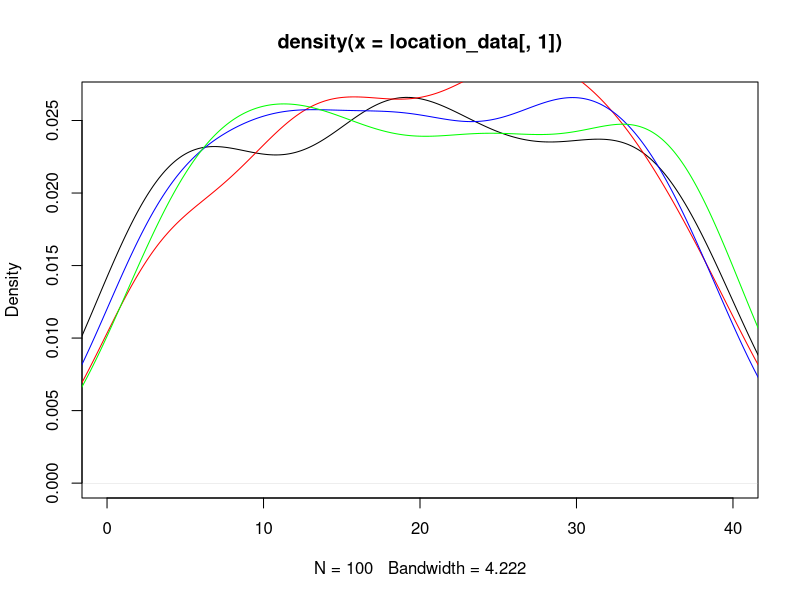
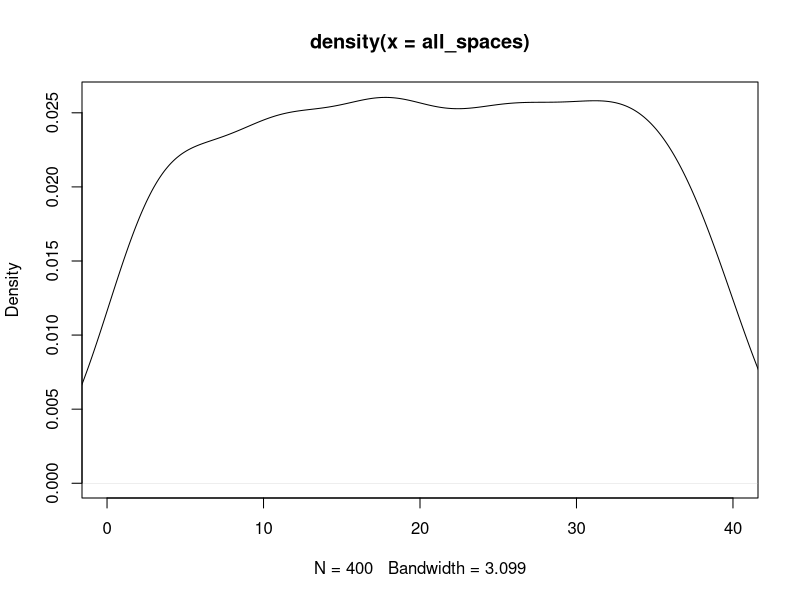

R code for these plots, in order: (Note: this script raises an error after producing the figures.)
## ---- chunk 1
knitr::opts_chunk$set(echo = TRUE)
## ---- chunk 2
#libraries
library(dplyr)
library(ggplot2)
## ---- chunk 3
#Kayleigh
##LET'S GET MOVING

monopolyBoard <- read.csv("MonopolyBoard.csv", header = T)
monopolyBoard

# Using dice rolls to determine where a player will land on the board
#input: "location"; a number 1-40; where the player is on the board
#output: the amount of spaces the player will move until they are on their new location

#note that this is only accounting for standard dice rolls, no special rules yet...

lets_move = function(location) {
  dice_roll_1 <- sample(1:6, 1, replace = TRUE)
  dice_roll_2 <- sample(1:6, 1, replace = TRUE)
  
  roll_total <- sum(dice_roll_1, dice_roll_2)
  roll_double <- dice_roll_1 == dice_roll_2
  
    location = location + roll_total
    
  if (location <= 40) {
    location = location
  } else {
    location = location - 40
  }
  
  space = monopolyBoard$name[monopolyBoard$spaces == location]
  
  print("You're moving forward...")
  print(roll_total)
  
  print("You're on space...")
  print(location)
  
  #print(space) #This prints out the name of the space that they land on. 
}

#testers
lets_move(1)
lets_move(25)
lets_move(38)
lets_move(40)



#A function to move players around the board and to play Monopoly!
#input: "turns"; the amount of turns we should take
#output: a player's new location on the board

lets_play = function(turns) {
  location = 1
  print("Starting Location: GO!")
  for (i in 1:turns) {
    location = lets_move(location)
  }
  print("You've landed on...")
  return(location)
}



lets_play(10) #tester #in this example if you look at a reference monopoly board and "walk" your way around the board with each move being the number in each output, you'll land on the space on the board corresponding to the final output (when counting "GO" as 1 and/or 40) 

#testers 
#"lets_move" and "lets_play" have both been edited to print out phrases for each roll and move to make it easier to determine how the player is moving. 
#"You're moving forward..." gives the player's roll
#"You're on space..." is the players position after 1 turn/"lets_move"
  # Later try to switch this print statement to the name of the spot that the player is on 
#"You've landed on..." gives the final location after running "lets_play" for "x" turns.
  # Later try to switch this print statement to the name of the spot that the player is on 

lets_play(3)
lets_play(10)

## ---- chunk 4
##DOUBLE DOWN

##WORK IN PROGRESS

#A function using dice rolls to determine how many spaces a player will move with the additional rules for "doubles" in Monopoly
#input: "location"; a number 1-40 where the player is on the board
#outut: the number of spaces the player will move on the board, with the special case of rolling three "doubles" and landing in jail
double_down = function(location) {
  dice_roll_1 <- sample(1:6, 1, replace = TRUE)
  dice_roll_2 <- sample(1:6, 1, replace = TRUE)
  
  roll_total <- sum(dice_roll_1, dice_roll_2)
  roll_double <- dice_roll_1 == dice_roll_2
  
  print("roll was")
  print(roll_total)
    
  if (roll_double) {
    
    dice_roll_3 <- sample(1:6, 1, replace = TRUE)
    dice_roll_4 <- sample(1:6, 1, replace = TRUE)
    
    roll_total_2 <- sum(dice_roll_3, dice_roll_4)
    roll_double_2 <- dice_roll_3 == dice_roll_4
    
    print("roll double was")
    print(roll_total_2)

    
    if (roll_double_2) {
      dice_roll_5 <- sample(1:6, 1, replace = TRUE)
      dice_roll_6 <- sample(1:6, 1, replace = TRUE)
      
      roll_total_3 <- sum(dice_roll_5, dice_roll_6)
      roll_double_3 <- dice_roll_5 == dice_roll_6
      
      print("roll double was")
      print(roll_total_3)
      
      if (roll_double_3) {
        location = 11 #Jail
        print("doubles, doubles, doubles")
        print("You're going to JAIL!")
        
      } else {
        location = location + roll_total + roll_total_2 + roll_total_3
        print("doubles, doubles, not doubles")
        print("You're moving forward...")
        print(roll_total + roll_total_2 + roll_total_3)
      }
    } else {
      location = location + roll_total + roll_total_2
      print("doubles, not doubles")
      print("You're moving forward...")
      print(roll_total+roll_total_2)
    }
  } else {
    location = location + roll_total
    print("no doubles")
    print("You're moving forward...")
    print(roll_total)
  }

    
  if (location <= 40) {
    location = location
  } else {
    location = location - 40
  }

  
  print("You're on space...")
  print(location)
}

double_down(1)
#text out in the function is kinda funky right but it's just to make sure its working right
#In final version switch all dice rolls to sample(1:6,...)

## ---- chunk 5
##CHANCE AND COMMUNITY CHEST CARDS
Card_Numbers <- c(1, 2, 3, 4, 5, 6, 7, 8, 9, 10, 11, 12, 13, 14, 15, 16)

Chance_Cards <- c("Advance to Boardwalk", "Advance to Go (Collect $200)", "Advance to Illinois Avenue. If you pass Go, collect $200", "Advance to St. Charles Place. If you pass Go, collect $200", "Advance to the nearest Railroad. If unowned, you may buy it from the Bank. If owned, pay owner twice the rental to which they are otherwise entitled", "Advance to the nearest Railroad. If unowned, you may buy it from the Bank. If owned, pay owner twice the rental to which they are otherwise entitled", "Advance token to nearest Utility. If unowned, you may buy it from the Bank. If owned, throw dice and pay owner a total ten times amount thrown", "Bank pays you dividend of $50", "Get Out of Jail Free", "Go Back 3 Spaces", "Go to Jail. Go directly to Jail, do not pass Go, do not collect $200", "Make general repairs on all your property. For each house pay $25. For each hotel pay $100", "Speeding fine $15", "Take a trip to Reading Railroad. If you pass Go, collect $200", "You have been elected Chairman of the Board. Pay each player $50", "Your building loan matures. Collect $150")

Chance <- data.frame(Chance_Cards, Card_Numbers)
Chance
##Chance cards to move a player to a new space:
  #1 -> Advance to Boardwalk (space 40)
  #2 -> Advance to Go (space 1)
  #3 -> Advance to Illinois Avenue (space 25)
  #4 -> Advance to St. Charles Place (space 12)
  #5 -> Advance to nearest Railroad (space(s) 6, 16, 26, 36)
  #6 -> Advance to nearest Railraod (space(s) 6, 16, 26, 36)
  #7 -> Advance to nearest Utility (space(s) 13, 29)
  #11 -> Go to Jail (space 11)
  #14 -> Take a trip to Reading Railroad (space 6)

Community_Chest_Cards <- c("Advance to Go (Collect $200)", "Bank error in your favor. Collect $200", "Doctor’s fee. Pay $50", "From sale of stock you get $50", "Get Out of Jail Free", "Go to Jail. Go directly to jail, do not pass Go, do not collect $200", "Holiday fund matures. Receive $100", "Income tax refund. Collect $20", "It is your birthday. Collect $10 from every player", "Life insurance matures. Collect $100", "Pay hospital fees of $100", "Pay school fees of $50", "Receive $25 consultancy fee", "You are assessed for street repair. $40 per house. $115 per hotel", "You have won second prize in a beauty contest. Collect $10", "You inherit $100")

Community_Chest <- data.frame(Community_Chest_Cards, Card_Numbers)
Community_Chest

##Community Chest Cards that move a player to a new space:
  #1 -> Advance to GO (space 1)
  #5 -> Go to Jail (space 11)

## ---- chunk 6
# heidi

#the function "who_goes_first" simulates the initial roll before the game begins in order to determine which player goes first
# input is a number of how many players are going to be playing
# output is the value of each players roll and the player that will start the game based on who had the highest roll
who_goes_first <- function(num_players){
  initial_rolls <- c()
  for (i in 1:num_players) {
    player_i_roll <- sum(sample(1:6, 2, replace=TRUE))
    initial_rolls <- c(initial_rolls, player_i_roll) # vector of every player's roll
    print(paste("Player", i, "rolled", player_i_roll))
  }
  cat("\n")
  if(sum(initial_rolls == max(initial_rolls)) >= 2){
    while (sum(initial_rolls == max(initial_rolls)) >= 2) { # if players tied for highest number
      tied_players <- which(initial_rolls==max(initial_rolls)) # identify which players tied
      print("It's a tie! Roll again")
      cat("\n")
      tie_breaker_rolls <- c()
      for (i in tied_players) { # tied players roll again
       player_i_roll2 <- sum(sample(1:6, 2, replace=TRUE))
       tie_breaker_rolls <- c(tie_breaker_rolls, player_i_roll2)
       print(paste("Player", i, "rolled", player_i_roll2))
      }
      initial_rolls <- tie_breaker_rolls
      highest_roll <- max(tie_breaker_rolls)
      highest_player2 <- tied_players[which(tie_breaker_rolls == highest_roll)]
    }
    cat("\n")
    print(paste("Player", highest_player2, "goes first!"))
  }
  else {
    highest_player <- which.max(initial_rolls) # who rolled the highest number
    print(paste("Player", highest_player, "goes first!"))
  }
}

who_goes_first(4) # test function

## ---- chunk 7
# Olivia
# Website for data: https://stat-jet-asu.github.io/Datasets/InstructorDescriptions/monopoly.html

monopolyBoard <- read.csv("MonopolyBoard.csv", header = T)
head(monopolyBoard)

# This section is for question number 2

# Kayleigh's lets_play function from above incorporating players and density plots
# uses lets_move function from above
# input: turns, # of turns to iterate through; players, number of players (2-4)
# output: density plot with a line for each player's frequency of spaces landed on 
# & density plot for the combined frequency of spaces landed on for all players

lets_play = function(turns, players) {
  location_data <- as.data.frame(matrix(nrow = turns, ncol = players))
  
for (j in 1:players) {
  location = 1
  
  for (i in 1:turns) {
    
    location = lets_move(location)
    location_data[i,j] <- location
    }
  }
  
  # creates density plot of frequency of landing on each space for each player
  plot(density(location_data[,1]), xlim = c(0,40), col = "black")
  
  colors <- c("red", "blue", "green")
  
  for (k in 2:players) {
  lines(density(location_data[,k]), col = colors[k-1]) # adds a density line for each player after the first
  }
  
  # creates density plot for total frequency landing on each space (all players spaces included)
  all_spaces <- as.vector(as.matrix(location_data))
  plot(density(all_spaces), xlim = c(0,40), col = "black")
}
lets_play(100, 4)

## ---- chunk 8
who_goes_first2 <- function(num_players){
  initial_rolls <- c()
  for (i in 1:num_players) {
    player_i_roll <- sum(sample(1:6, 2, replace=TRUE))
    initial_rolls <- c(initial_rolls, player_i_roll) # vector of every player's roll
#    print(paste("Player", i, "rolled", player_i_roll))
  }
  cat("\n")
  if(sum(initial_rolls == max(initial_rolls)) >= 2){
    while (sum(initial_rolls == max(initial_rolls)) >= 2) { # if players tied for highest number
      tied_players <- which(initial_rolls==max(initial_rolls)) # identify which players tied
#      print("It's a tie! Roll again")
#      cat("\n")
      tie_breaker_rolls <- c()
      for (i in tied_players) { # tied players roll again
       player_i_roll2 <- sum(sample(1:6, 2, replace=TRUE))
       tie_breaker_rolls <- c(tie_breaker_rolls, player_i_roll2)
#       print(paste("Player", i, "rolled", player_i_roll2))
      }
      initial_rolls <- tie_breaker_rolls
      highest_roll <- max(tie_breaker_rolls)
      highest_player2 <- tied_players[which(tie_breaker_rolls == highest_roll)]
    }
#    cat("\n")
#    print(paste("Player", highest_player2, "goes first!"))
  }
  else {
    highest_player <- which.max(initial_rolls) # who rolled the highest number
#    print(paste("Player", highest_player, "goes first!"))
#    return(highest_player)
  
    
  # creating player order
  player_order <- length(num_players)
  player_order[1] <- as.integer(highest_player)

 for (j in 2:num_players) {
    
  player_order[j] <- as.integer(player_order[j-1] + 1)
  if (player_order[j] > num_players) {
    player_order[j] <- 1
  }
 }
  print(player_order)
  }
  
  playerlist <- (list(highest_player, player_order))
  return(playerlist)
}

#who_goes_first2(4)

## ---- chunk 9
# Question number 3 -- including jail and double rolls

lets_move2 = function(location) {
  dice_roll_1 <- sample(1:6, 1, replace = TRUE)
  dice_roll_2 <- sample(1:6, 1, replace = TRUE)
  
  roll_total <- sum(dice_roll_1, dice_roll_2)
  roll_double <- dice_roll_1 == dice_roll_2
  
    location = location + roll_total # updates location to be previous location + roll total
    double3 = "false" # double3 is assigned "true" if the player double rolls 3x (as seen in if statement below), otherwise it is assigned "false" 
    
  # first double roll -> roll again
  if (roll_double == TRUE) {
    dice_roll_3 <- sample(1:6, 1, replace = TRUE)
    dice_roll_4 <- sample(1:6, 1, replace = TRUE)
    
    roll_total2 <- sum(dice_roll_3, dice_roll_4)
    roll_double2 <- dice_roll_3 == dice_roll_4
    
    location = location + roll_total2
    double3 = "false"
    
    # if player is at a location past 40, subtract 40 so they go back to the GO space at location "41"
    # this is included in each if statement below so that it applies if player has to roll again
    if (location <= 40) {
      location = location
    } else {
      location = location - 40
    }
     
      # second double roll -> roll again
      if (roll_double2 == TRUE) {
        dice_roll_5 <- sample(1:6, 1, replace = TRUE)
        dice_roll_6 <- sample(1:6, 1, replace = TRUE)
    
        roll_total3 <- sum(dice_roll_5, dice_roll_6)
        roll_double3 <- dice_roll_5 == dice_roll_6
    
        location = location + roll_total3
        double3 = "false"
        
        if (location <= 40) {
          location = location
        } else {
          location = location - 40
        }
        
        # third double roll -> go to jail
          if (roll_double3 == TRUE) {
            location = monopolyBoard$spaces[monopolyBoard$name == "Jail"]
            double3 = "true"
          }
      }
  }  
    
  if (location <= 40) {
    location = location
  } else {
    location = location - 40
  }
  
  listdata <- (list(location, double3)) # creates list for outputs "location" and "double3"
  # if you need to access location from this function, use lets_move2(location)[[1]]
  # if you need to access double3, use lets_move2(double3)[[2]]
  return(listdata)
  
}


# lets_play2 is currently set up to have each player go thru all their turns and then move onto the next player
# probably need to fix this for question 5

## ---- chunk 10

lets_play2 = function(turns, players) {
  
  
  location_data <- as.data.frame(matrix(nrow = turns, ncol = players)) # dataframe will keep data for locations of players for each turn
  double3data <- as.data.frame(matrix(nrow = turns, ncol = players)) # dataframe will say "true" if player double rolled 3x (which lands them in jail) and "false" if they didn't double roll 3x
  
    # puts players in order
    colnames(location_data) <- who_goes_first2(players)[[2]]
  
    location = 1 # each player starts at location 1
    location_data[1,] <- location
    double3 = 0 # initializing "double3" which will be later assigned a "true" or "false" based on if player double rolled 3x
  
    for (i in 2:turns) { # iterates through number of turns
      
        for (j in 1:players) { # rotates through each player
          
        location = lets_move2(location_data[i-1,j])[[1]] # takes location from lets_move2 function and assigns it to location
        location_data[i,j] <- as.integer(location) # puts location value into the dataframe of locations for each player
        double3data[i,j] <- lets_move2(double3)[[2]] # takes "true" or "false" value from double3 and adds it to double3data dataframe
        
      # deals with landing in jail from "go to jail" space and staying there for next 3 turns
      if (31 %in% location_data[i-1,j]) { # if you landed on 31 in the last turn (i-1 turn), you go to jail (space 11) for the ith turn
        location <- 11
        location_data[i,j] <- as.integer(location) # new location is 11
      } else if (11 %in% location_data[i-1,j] & 31 %in% location_data[i-2,j]) { # if you were on space 11 last turn AND you were on space 31 2 turns ago, you stay in jail (space 11) for turn i
        location <- 11
        location_data[i,j] <- as.integer(location)  
      } else if (11 %in% location_data[i-2,j] & 31 %in% location_data[i-3,j]) {
        location <- 11
        location_data[i,j] <- as.integer(location)
      }
        
      # landing in jail from 3x double roll and staying there for next 3 turns
      if (11 %in% location_data[i,j] & "true" %in% double3data[i-1,j]) { # if player's location is 11 (jail) and double3data is"true" (player double rolled 3x), player stays in jail. all 3 if/else if statements keep player in jail for the next 3 turns
        location <- 11
        location_data[i,j] <- as.integer(location)
      } else if (11 %in% location_data[i-1,j] & "true" %in% double3data[i-2,j]) { # 
        location <- 11
        location_data[i,j] <- as.integer(location)
      } else if (11 %in% location_data[i-2,j] & "true" %in% double3data[i-3,j]) {
        location <- 11
        location_data[i,j] <- as.integer(location)
      }
        
    }
  }
  print(location_data)
  
  # creates density plot of frequency of landing on each space for each player
  plot(density(location_data[,1]), xlim = c(0,40), col = "black")
  
  colors <- c("red", "blue", "green")
  
  for (k in 2:players) {
    lines(density(location_data[,k]), col = colors[k-1]) # adds a density line for each player after the first
  }
  
  # creates density plot for total frequency landing on each space (all players spaces included)
  all_spaces <- as.vector(as.matrix(location_data))
  plot(density(all_spaces), xlim = c(0,40), col = "black")
  
}
 
lets_play2(10, 3)

location_data

# how should we go about recording spaces landed on when double rolls occur?

## ---- chunk 11
# olivia (ignore this its a work in progress)
# Figure out how to have players pay and recieve money from landing on chance and community chest spaces

     if(draw_card == 5){
        if(location >= 37 && location <= 5){
              location = 6
              
              
            } else if (location >= 6 && location <= 15){
                location = 16
              } else {
                if(location >= 16 && location <= 25){
                  location = 26
                } else {
                  location = 36
                }
              }
            }
  
    if(draw_card == 6){
        if(location >= 37 && location <= 5){
              location = 6
            } else {
              if (location >= 6 && location <= 15){
                location = 16
              } else {
                if(location >= 16 && location <= 25){
                  location = 26
                } else {
                  location = 36
                }
              }
            }
    }

#################



##########

# replaces NAs in rent_0 column with 0s
monopolyBoard$rent_0[is.na(monopolyBoard$rent_0) == TRUE] <- as.integer(0)

lets_play_idk = function(turns, players) {
  
  location_data <- as.data.frame(matrix(nrow = turns, ncol = players))
  double3data <- as.data.frame(matrix(nrow = turns, ncol = players))
  player_bank_data <- data.frame(matrix(nrow = 2, ncol = players))
  
    colnames(location_data) <- who_goes_first2(players)[[2]]
  
    location = 1
    location_data[1,] <- location
    double3 = 0
  
    for (i in 2:turns) {
      
        for (j in 1:players) {
          
        location = lets_move3(location_data[i-1,j])[[1]]
        location_data[i,j] <- as.integer(location)
        double3data[i,j] <- lets_move3(double3)[[2]]
        
      # deals with landing in jail from "go to jail" space and staying there for next 3 turns
      if (31 %in% location_data[i-1,j]) { # if you land on 31 (go to jail), next location is in jail (space 11)
        location <- 11
        location_data[i,j] <- as.integer(location)
      } else if (11 %in% location_data[i-1,j] & 31 %in% location_data[i-2,j]) {
        location <- 11
        location_data[i,j] <- as.integer(location)
      } else if (11 %in% location_data[i-2,j] & 31 %in% location_data[i-3,j]) {
        location <- 11
        location_data[i,j] <- as.integer(location)
      }
        
      # landing in jail from 3x double roll and staying there for next 3 turns
      if (11 %in% location_data[i,j] & "true" %in% double3data[i-1,j]) { # "true" means player double rolled 3x -> jail
        location <- 11
        location_data[i,j] <- as.integer(location)
      } else if (11 %in% location_data[i-1,j] & "true" %in% double3data[i-2,j]) { # 
        location <- 11
        location_data[i,j] <- as.integer(location)
      } else if (11 %in% location_data[i-2,j] & "true" %in% double3data[i-3,j]) {
        location <- 11
        location_data[i,j] <- as.integer(location)
      }

        
      # updating banks when players land on each others properties
      if(location %in% c(2, 4, 6, 7, 9, 10, 12, 13, 14, 15, 16, 17, 19, 20, 22, 24, 25, 26, 27, 28, 29, 30, 32, 33, 35, 36, 38, 40)) {
            
      location = location
      spot <- which(Property_Statuses$Space == location)
      cost <- which(monopolyBoard$spaces == location)
      owned_by_player <- Property_Statuses$Owned_By_Player[spot]
        
      The_Players$Player_Bank[owned_by_player] <- The_Players$Player_Bank[owned_by_player] + monopolyBoard$rent_0[cost]
      The_Players$Player_Bank[j] <- The_Players$Player_Bank[j] - monopolyBoard$rent_0[cost]
          }
    }
  }
  print(location_data)
  print(double3data)
  print(The_Players)
  
  # creates density plot of frequency of landing on each space for each player
  plot(density(location_data[,1]), xlim = c(0,40), col = "black")
  
  plot(location_data[,1], xlim= c(0,40), col="black", type="h", xlab="Spaces", ylab="Frequency", main="Frequency of Landing on Each Space for Each Player")
  
  colors <- c("red", "blue", "green")
  
  for (k in 2:players) {
    lines(density(location_data[,k]), col = colors[k-1]) # adds a density line for each player after the first
  }
  
  # creates density plot for total frequency landing on each space (all players spaces included)
  all_spaces <- as.vector(as.matrix(location_data))
  plot(density(all_spaces), xlim = c(0,40), col = "black")
 
}

lets_play_idk(10, 4)

## ---- chunk 12
#4 - Kayleigh and Maddie 
#Chance - spaces 8, 23, 37
#Community Chest - spaces 3, 18, 34
Chance

Drawing_Chance = function(location) {
  location = location
  draw_card <- sample(1:16, 1, replace = TRUE)
  player_card <- Chance$Chance_Cards[draw_card]
  print(player_card)

  
      if(draw_card == 1) {
        location = 1
      }
      
      if(draw_card == 2) {
        location = 1
      }
      
      if(draw_card == 3) {
        location = 25
      }
  
      if(draw_card == 4){
        location = 12
      }
  
      if(draw_card == 5){
        if(location >= 37 && location <= 5){
              location = 6
            } else {
              if (location >= 6 && location <= 15){
                location = 16
              } else {
                if(location >= 16 && location <= 25){
                  location = 26
                } else {
                  location = 36
                }
              }
            }
    }
  
    if(draw_card == 6){
        if(location >= 37 && location <= 5){
              location = 6
            } else {
              if (location >= 6 && location <= 15){
                location = 16
              } else {
                if(location >= 16 && location <= 25){
                  location = 26
                } else {
                  location = 36
                }
              }
            }
    }
  
    if(draw_card == 7){
        if(location >= 29 && location <= 12){
              location = 13
            } else {
              location = 29
    }
  }
  
    if(draw_card == 11) {
      location = 11
    }
  
    if(draw_card == 14) {
      location = 6
    }
  
    if(draw_card == 10) {
      location = location - 3
    }
  
    location = location
    return(location)
}

Drawing_Chance(8)
Drawing_Chance(23)
Drawing_Chance(37)

Drawing_Community_Chest = function(location) {
  location = location
  draw_card_chest <- sample(1:16, 1, replace = TRUE)
  player_card_chest <- Community_Chest$Community_Chest_Cards[draw_card_chest]
  print(player_card_chest)
  print(location)
  
  if (draw_card_chest == 1) {
    location = 1
  } else {
    if (draw_card_chest == 6) {
    location = 11
    } else {
      location = location
    }
  
  }
  
  location = location 
  return(location)
}

Drawing_Community_Chest(3)
Drawing_Community_Chest(18)
Drawing_Community_Chest(34)

lets_move3 = function(location) {
  dice_roll_1 <- sample(1:6, 1, replace = TRUE)
  dice_roll_2 <- sample(1:6, 1, replace = TRUE)
  
  roll_total <- sum(dice_roll_1, dice_roll_2)
  roll_double <- dice_roll_1 == dice_roll_2
  
    location = location + roll_total
    double3 = "false"
  
  print("your roll total is...")
  print(roll_total)

  if (location <= 40) {
      location = location
  } else {
      location = location - 40
  }
   
  print("your location is...")
  print(location)
  
  if(location == 8 || location == 23 || location == 27) {
    location = Drawing_Chance(location)
    print("your location is...")
    print(location)
  }
  
  if(location == 3 || location == 18 || location == 34) {
    location = Drawing_Community_Chest(location)
    print("your location is...")
    print(location)
  }
    
  # first double roll -> roll again
  if (roll_double == TRUE) {
    dice_roll_3 <- sample(1:6, 1, replace = TRUE)
    dice_roll_4 <- sample(1:6, 1, replace = TRUE)
    
    roll_total2 <- sum(dice_roll_3, dice_roll_4)
    roll_double2 <- dice_roll_3 == dice_roll_4
    
    location = location + roll_total2
    double3 = "false"
    print("1 double")
    
    if (location <= 40) {
      location = location
    } else {
      location = location - 40
    }
    
    
    if(location == 8 || location == 23 || location == 27) {
    location = Drawing_Chance(location)
    }
  
  if(location == 3 || location == 18 || location == 34) {
    location = Drawing_Community_Chest(location)
    }
     
      # second double roll -> roll again
      if (roll_double2 == TRUE) {
        dice_roll_5 <- sample(1:6, 1, replace = TRUE)
        dice_roll_6 <- sample(1:6, 1, replace = TRUE)
    
        roll_total3 <- sum(dice_roll_5, dice_roll_6)
        roll_double3 <- dice_roll_5 == dice_roll_6
    
        location = location + roll_total3
        double3 = "false"
        print("2 doubles")
        
        if (location <= 40) {
          location = location
        } else {
          location = location - 40
        }
        
        if(location == 8 || location == 23 || location == 27) {
          location = Drawing_Chance(location)
        }
  
        if(location == 3 || location == 18 || location == 34) {
          location = Drawing_Community_Chest(location)
         
        }
        
        # third double roll -> go to jail
          if (roll_double3 == TRUE) {
            location = monopolyBoard$spaces[monopolyBoard$name == "Jail"]
            double3 = "true"
            print("three doubles")
          }
      }
  }  
   
  location = location 
  
  print("your location is...")
  print(location)
  listdata <- (list(location, double3))
  return(listdata)
  
}

lets_move3(1)


lets_play3 = function(turns, players) {
  
  location_data <- as.data.frame(matrix(nrow = turns, ncol = players))
  double3data <- as.data.frame(matrix(nrow = turns, ncol = players))
  
    colnames(location_data) <- who_goes_first2(players)[[2]]
  
    location = 1
    location_data[1,] <- location
    double3 = 0
  
    for (i in 2:turns) {
      
        for (j in 1:players) {
          
        location = lets_move3(location_data[i-1,j])[[1]]
        location_data[i,j] <- as.integer(location)
        double3data[i,j] <- lets_move3(double3)[[2]]
        
      # deals with landing in jail from "go to jail" space and staying there for next 3 turns
      if (31 %in% location_data[i-1,j]) { # if you land on 31 (go to jail), next location is in jail (space 11)
        location <- 11
        location_data[i,j] <- as.integer(location)
      } else if (11 %in% location_data[i-1,j] & 31 %in% location_data[i-2,j]) {
        location <- 11
        location_data[i,j] <- as.integer(location)
      } else if (11 %in% location_data[i-2,j] & 31 %in% location_data[i-3,j]) {
        location <- 11
        location_data[i,j] <- as.integer(location)
      }
        
      # landing in jail from 3x double roll and staying there for next 3 turns
      if (11 %in% location_data[i,j] & "true" %in% double3data[i-1,j]) { # "true" means player double rolled 3x -> jail
        location <- 11
        location_data[i,j] <- as.integer(location)
      } else if (11 %in% location_data[i-1,j] & "true" %in% double3data[i-2,j]) { # 
        location <- 11
        location_data[i,j] <- as.integer(location)
      } else if (11 %in% location_data[i-2,j] & "true" %in% double3data[i-3,j]) {
        location <- 11
        location_data[i,j] <- as.integer(location)
      }
        
    }
  }
  print(location_data)
  print(double3data)


  
  # creates density plot of frequency of landing on each space for each player
  plot(density(location_data[,1]), xlim = c(0,40), col = "black")
  
  plot(location_data[,1], xlim= c(0,40), col="black", type="h", xlab="Spaces", ylab="Frequency", main="Frequency of Landing on Each Space for Each Player")
  
  colors <- c("red", "blue", "green")
  
  for (k in 2:players) {
    lines(density(location_data[,k]), col = colors[k-1]) # adds a density line for each player after the first
  }
  
  # creates density plot for total frequency landing on each space (all players spaces included)
  all_spaces <- as.vector(as.matrix(location_data))
  plot(density(all_spaces), xlim = c(0,40), col = "black")
  
}


lets_play3(100, 4)

## ---- chunk 13

#use lets_move2 for freq plot

 
## ---- chunk 14
#hello
dice_roll <- sum(sample(1:6, 2, replace = TRUE))
dice_roll

Drawing_Chance = function(location) {
  location = location
  draw_card <- sample(1:16, 1, replace = TRUE)
  player_card <- Chance$Chance_Cards[draw_card]
  print(player_card)

  
      if(draw_card == 1) {
        location = 1
      }
      
      if(draw_card == 2) {
        location = 1
        Player_Bank = Player_Bank + 200
      }
      
      if(draw_card == 3) {
        if(location > 25){
          Player_Bank = Player_Bank + 200
        }else{
          Player_Bank = Player_Bank
    }
        location = 25
      }
  
      if(draw_card == 4){
        if(location > 13 ){
          Player_Bank = Player_Bank + 200
        }else{
          Player_Bank = Player_Bank
    }
        location = 12
      }
  
      if(draw_card == 5){
        if(location >= 37 && location <= 5){
              location = 6
            } else {
              if (location >= 6 && location <= 15){
                location = 16
              } else {
                if(location >= 16 && location <= 25){
                  location = 26
                } else {
                  location = 36
                }
              }
            }
    }
  
    if(draw_card == 6){
        if(location >= 37 && location <= 5){
              location = 6
            } else {
              if (location >= 6 && location <= 15){
                location = 16
              } else {
                if(location >= 16 && location <= 25){
                  location = 26
                } else {
                  location = 36
                }
              }
            }
    }
  
    if(draw_card == 7){
        if(location >= 29 && location <= 12){
              location = 13
            } else {
              location = 29
    }
    }
  
    if(draw_card == 8){
      Player_Bank = Player_Bank + 50
    }
  
    if(draw_card == 10) {
      location = location - 3
    }
  
    if(draw_card == 11) {
      location = 11
    }
  
    if(draw_card == 13){
      Player_Bank = Player_Bank - 15
    }
  
    if(draw_card == 14) {
      if(location > 6){
        Player_Bank = Player_Bank + 200
      }else{
        Player_Bank = Player_Bank
    }
      location = 6
    }
  
    if(draw_card == 16){
      Player_Bank = Player_Bank + 150
    }
  
   
    location = location
    return(location)
}

Drawing_Community_Chest = function(location) {
  location = location
  draw_card_chest <- sample(1:16, 1, replace = TRUE)
  player_card_chest <- Community_Chest$Community_Chest_Cards[draw_card_chest]
  print(player_card_chest)
  print(location)
  
  
  if (draw_card_chest == 1) {
    location = 1
    Player_Bank = Player_Bank + 200
  }
  
  #Bank error in your favor. Collect $200
  if(draw_card_chest == 2){
    Player_Bank = Player_Bank + 200
  }
  
  #Doctor’s fee. Pay $50
  if(draw_card_chest == 3){
    Player_Bank = Player_Bank - 50
  }
  
  #From sale of stock you get $50
  if(draw_card_chest == 4){
    Player_Bank = Player_Bank + 50
  }
  
  if(draw_card_chest == 6) {
    location = 11
  }
  
  #Holiday fund matures. Receive $100
  if(draw_card_chest == 7){
    Player_Bank = Player_Bank + 100
  }
  
  #Income tax refund. Collect $20
  if(draw_card_chest == 8){
    Player_Bank = Player_Bank + 20
  }
  
  #Life insurance matures. Collect $100
  if(draw_card_chest == 10){
    Player_Bank = Player_Bank + 100
  }
  
  #Pay hospital fees of $100
  if(draw_card_chest == 11){
    Player_Bank = Player_Bank - 100
  }
  
  #Pay school fees of $50
  if(draw_card_chest == 12){
    Player_Bank = Player_Bank - 50
  }
  
  #Receive $25 consultancy fee
  if(draw_card_chest == 13){
    Player_Bank = Player_Bank + 25
  }
  
  #You have won second prize in a beauty contest. Collect $10
  if(draw_card_chest == 15){
    Player_Bank = Player_Bank + 10
  }
  
  #You inherit $100
  if(draw_card_chest == 16){
    Player_Bank = Player_Bank + 100
  }
  
  location = location 
  return(location)
}

Drawing_Community_Chest(10) # test

Chance
Community_Chest
## ---- chunk 15
library(tidyverse)
## ---- chunk 16
Players <- c("Player 1", "Player 2", "Player 3", "Player 4")
Player_Bank <- c(1250, 1250, 1250, 1250)
The_Players <- data.frame(Players, Player_Bank)

Property <- c("Mediterranean", "Baltic", "Reading Railroad", "Oriental", "Vermot", "Connecticut", "St. Charles", "Electric Company", "States", "Virginia", "Pennsylvania Railroad", "St. James", "Tennessee", "New York", "Kentucky", "Indiana", "Illinios", "B&O Railroad", "Atlantic", "Ventnor", "Water Works", "Marvin Gardens", "Pacific", "N. Carolina", "Pennsylvania", "Short Line Railroad", "Park Place", "Boardwalk")
Owned_By_Player <- sample(1:4, 28, replace = TRUE)
Space <- c(2, 4, 6, 7, 9, 10, 12, 13, 14, 15, 16, 17, 19, 20, 22, 24, 25, 26, 27, 28, 29, 30, 32, 33, 35, 36, 38, 40)
Property_Statuses <- data.frame(Property, Space, Owned_By_Player)
Property_Statuses

lets_move3 = function(location) {
  dice_roll_1 <- sample(1:6, 1, replace = TRUE)
  dice_roll_2 <- sample(1:6, 1, replace = TRUE)
  
  roll_total <- sum(dice_roll_1, dice_roll_2)
  roll_double <- dice_roll_1 == dice_roll_2
  
    location = location + roll_total
    double3 = "false"


  if (location <= 40) {
      location = location
  } else {
      location = location - 40
  }

  if(location == 8 || location == 23 || location == 27) {
    location = Drawing_Chance(location)

  }
  
  if(location == 3 || location == 18 || location == 34) {
    location = Drawing_Community_Chest(location)

  }

  # first double roll -> roll again
  if (roll_double == TRUE) {
    dice_roll_3 <- sample(1:6, 1, replace = TRUE)
    dice_roll_4 <- sample(1:6, 1, replace = TRUE)
    
    roll_total2 <- sum(dice_roll_3, dice_roll_4)
    roll_double2 <- dice_roll_3 == dice_roll_4
    
    location = location + roll_total2
    double3 = "false"

    
    if (location <= 40) {
      location = location
    } else {
      location = location - 40
    }
    
    
    if(location == 8 || location == 23 || location == 27) {
    location = Drawing_Chance(location)
    }
  
  if(location == 3 || location == 18 || location == 34) {
    location = Drawing_Community_Chest(location)
    }
    
      # second double roll -> roll again
      if (roll_double2 == TRUE) {
        dice_roll_5 <- sample(1:6, 1, replace = TRUE)
        dice_roll_6 <- sample(1:6, 1, replace = TRUE)
    
        roll_total3 <- sum(dice_roll_5, dice_roll_6)
        roll_double3 <- dice_roll_5 == dice_roll_6
    
        location = location + roll_total3
        double3 = "false"
        
        if (location <= 40) {
          location = location
        } else {
          location = location - 40
        }
        
        if(location == 8 || location == 23 || location == 27) {
          location = Drawing_Chance(location)
        }
  
        if(location == 3 || location == 18 || location == 34) {
          location = Drawing_Community_Chest(location)
         
        }
        
        # third double roll -> go to jail
          if (roll_double3 == TRUE) {
            location = monopolyBoard$spaces[monopolyBoard$name == "Jail"]
            double3 = "true"
          }
      }
  }  
   
  location = location 
}

lets_move3(2)


lets_play4 = function(turns, players) {
  
  location_data <- as.data.frame(matrix(nrow = turns, ncol = players))
  double3data <- as.data.frame(matrix(nrow = turns, ncol = players))
  players_banks <- as.data.frame(matrix(nrow = turns, ncol = players))

print(Property_Statuses)

  for (j in 1:players) {
    location = 1
    double3 = 0
    
    
    for (i in 1:turns) {
        print("player")
        print(j)
        location = lets_move3(location)[[1]]
        location_data[i,j] <- as.integer(location)
        double3data[i,j] <- lets_move3(double3)[[2]]

                
      # deals with landing in jail from "go to jail" space and staying there for next 3 turns
      if (31 %in% location_data[i-1,j]) { # if you land on 31 (go to jail), next location is in jail (space 11)
        location <- 11
        location_data[i,j] <- as.integer(location)
      } else if (11 %in% location_data[i-1,j] & 31 %in% location_data[i-2,j]) {
        location <- 11
        location_data[i,j] <- as.integer(location)
      } else if (11 %in% location_data[i-2,j] & 31 %in% location_data[i-3,j]) {
        location <- 11
        location_data[i,j] <- as.integer(location)
      }
        
      # landing in jail from 3x double roll and staying there for next 3 turns
      if (11 %in% location_data[i,j] & "true" %in% double3data[i-1,j]) { # "true" means player double rolled 3x -> jail
        location <- 11
        location_data[i,j] <- as.integer(location)
      } else if (11 %in% location_data[i-1,j] & "true" %in% double3data[i-2,j]) { # 
        location <- 11
        location_data[i,j] <- as.integer(location)
      } else if (11 %in% location_data[i-2,j] & "true" %in% double3data[i-3,j]) {
        location <- 11
        location_data[i,j] <- as.integer(location)
      }
  
      
    }
  }
  
print(location_data)
return(The_Players)

}

lets_play4(1,4)
## ---- chunk 17
monopolyBoard
Players <- c("Player 1", "Player 2", "Player 3", "Player 4")
Player_Bank <- c(1250, 1250, 1250, 1250)
The_Players <- data.frame(Players, Player_Bank)

Property <- c("Mediterranean", "Baltic", "Reading Railroad", "Oriental", "Vermot", "Connecticut", "St. Charles", "Electric Company", "States", "Virginia", "Pennsylvania Railroad", "St. James", "Tennessee", "New York", "Kentucky", "Indiana", "Illinios", "B&O Railroad", "Atlantic", "Ventnor", "Water Works", "Marvin Gardens", "Pacific", "N. Carolina", "Pennsylvania", "Short Line Railroad", "Park Place", "Boardwalk")
Owned_By_Player <- sample(1:4, 28, replace = TRUE)
Space <- c(2, 4, 6, 7, 9, 10, 12, 13, 14, 15, 16, 17, 19, 20, 22, 24, 25, 26, 27, 28, 29, 30, 32, 33, 35, 36, 38, 40)
Property_Statuses <- data.frame(Property, Space, Owned_By_Player)
Property_Statuses


Updating_Player_Bank <- function(location, j) {
  if(location == 2 || location == 4 || location == 6 || location == 7 || location == 9 || location == 10 || location == 12 || location == 13 || location == 14 || location == 15 || location == 16 || location == 17 || location == 19 || location == 20 || location == 22 || location == 24 || location == 25 || location == 26 || location == 27 || location == 28 || location == 29 || location == 30 || location == 32 || location == 33 || location == 35 || location == 36 || location == 38 || location == 40){
    location = location
    spot <- which(Property_Statuses$Space == location)
    cost <- which(monopolyBoard$spaces == location)
    owned_by_player <- Property_Statuses$Owned_By_Player[spot]
    The_Players$Player_Bank[owned_by_player] <- The_Players$Player_Bank[owned_by_player] + monopolyBoard$cost[cost]
    The_Players$Player_Bank[owned_by_player]
    The_Players
    
    The_Players$Player_Bank[owned_by_player] <- The_Players$Player_Bank[owned_by_player] + monopolyBoard$rent_0[cost]
    
    The_Players$Player_Bank[j] <- The_Players$Player_Bank[j] - monopolyBoard$rent_0[cost]
    
    return(The_Players)

  }
}

Updating_Player_Bank(12, 3)
## ---- chunk 18
lets_move4 = function(location) {
  dice_roll_1 <- sample(1:6, 1, replace = TRUE)
  dice_roll_2 <- sample(1:6, 1, replace = TRUE)
  
  roll_total <- sum(dice_roll_1, dice_roll_2)
  roll_double <- dice_roll_1 == dice_roll_2
  
    location = location + roll_total
    double3 = "false"
    
    j=2

  if (location <= 40) {
      location = location
      Updating_Player_Bank(location, j)
  } else {
      location = location - 40
      Updating_Player_Bank(location, j)
  }


  if(location == 8 || location == 23 || location == 27) {
    location = Drawing_Chance(location)
    Updating_Player_Bank(location, j)

  }
  
  if(location == 3 || location == 18 || location == 34) {
    location = Drawing_Community_Chest(location)
    Updating_Player_Bank(location, j)

  }


  # first double roll -> roll again
  if (roll_double == TRUE) {
    dice_roll_3 <- sample(1:6, 1, replace = TRUE)
    dice_roll_4 <- sample(1:6, 1, replace = TRUE)
    
    roll_total2 <- sum(dice_roll_3, dice_roll_4)
    roll_double2 <- dice_roll_3 == dice_roll_4
    
    location = location + roll_total2
    double3 = "false"

    
    if (location <= 40) {
      location = location
      Updating_Player_Bank(location, j)
      
    } else {
      location = location - 40
      Updating_Player_Bank(location, j)
    }
    
    
    if(location == 8 || location == 23 || location == 27) {
    location = Drawing_Chance(location)
    Updating_Player_Bank(location, j)
    }
  
  if(location == 3 || location == 18 || location == 34) {
    location = Drawing_Community_Chest(location)
    Updating_Player_Bank(location, j)
    }

    
      # second double roll -> roll again
      if (roll_double2 == TRUE) {
        dice_roll_5 <- sample(1:6, 1, replace = TRUE)
        dice_roll_6 <- sample(1:6, 1, replace = TRUE)
    
        roll_total3 <- sum(dice_roll_5, dice_roll_6)
        roll_double3 <- dice_roll_5 == dice_roll_6
    
        location = location + roll_total3
        double3 = "false"
        
        if (location <= 40) {
          location = location
          Updating_Player_Bank(location, j)
        } else {
          location = location - 40
          Updating_Player_Bank(location, j)
        }
        
        if(location == 8 || location == 23 || location == 27) {
          location = Drawing_Chance(location)
          Updating_Player_Bank(location, j)
        }
  
        if(location == 3 || location == 18 || location == 34) {
          location = Drawing_Community_Chest(location)
          Updating_Player_Bank(location, j)
         
        }

        
        # third double roll -> go to jail
          if (roll_double3 == TRUE) {
            location = monopolyBoard$spaces[monopolyBoard$name == "Jail"]
            double3 = "true"
          }
      }
  }  
   
  location = location 
  
  listdata <- (list(location, double3))
  return(listdata)
  return(Updating_Player_Bank(location, j))
  
}

lets_move4(12)
lets_move4(Updating_Player_Bank())
## ---- chunk 19

lets_play4 = function(turns, players) {
  
  location_data <- as.data.frame(matrix(nrow = turns, ncol = players))
  double3data <- as.data.frame(matrix(nrow = turns, ncol = players))
  
    colnames(location_data) <- who_goes_first2(players)[[2]]
  
    location = 1
    location_data[1,] <- location
    double3 = 0
  
    for (i in 2:turns) {
      
        for (j in 1:players) {
          
        location = lets_move4(location_data[i-1,j])[[1]]
        location_data[i,j] <- as.integer(location)
        double3data[i,j] <- lets_move4(double3)[[2]]
        print(j)
        
      # deals with landing in jail from "go to jail" space and staying there for next 3 turns
      if (31 %in% location_data[i-1,j]) { # if you land on 31 (go to jail), next location is in jail (space 11)
        location <- 11
        location_data[i,j] <- as.integer(location)
      } else if (11 %in% location_data[i-1,j] & 31 %in% location_data[i-2,j]) {
        location <- 11
        location_data[i,j] <- as.integer(location)
      } else if (11 %in% location_data[i-2,j] & 31 %in% location_data[i-3,j]) {
        location <- 11
        location_data[i,j] <- as.integer(location)
      }
        
      # landing in jail from 3x double roll and staying there for next 3 turns
      if (11 %in% location_data[i,j] & "true" %in% double3data[i-1,j]) { # "true" means player double rolled 3x -> jail
        location <- 11
        location_data[i,j] <- as.integer(location)
      } else if (11 %in% location_data[i-1,j] & "true" %in% double3data[i-2,j]) { # 
        location <- 11
        location_data[i,j] <- as.integer(location)
      } else if (11 %in% location_data[i-2,j] & "true" %in% double3data[i-3,j]) {
        location <- 11
        location_data[i,j] <- as.integer(location)
      }
        
    }
    }
    
  print(location_data)
  print(double3data)
  print(The_Players)
    
  # creates density plot of frequency of landing on each space for each player
  plot(density(location_data[,1]), xlim = c(0,40), col = "black")
  plot(location_data[,1], xlim= c(0,40), col="black", type="h", xlab="Spaces", ylab="Frequency", main="Frequency of Landing on Each Space for Each Player")
  
  colors <- c("red", "blue", "green")
  
  for (k in 2:players) {
    lines(density(location_data[,k]), col = colors[k-1]) # adds a density line for each player after the first
  }
  
  # creates density plot for total frequency landing on each space (all players spaces included)
  all_spaces <- as.vector(as.matrix(location_data))
  plot(density(all_spaces), xlim = c(0,40), col = "black")

}

lets_play4(10, 4)
